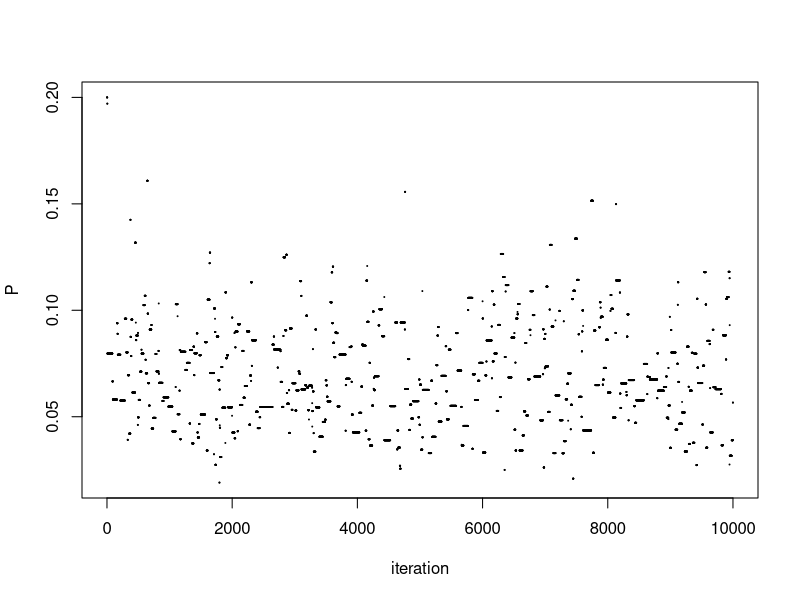
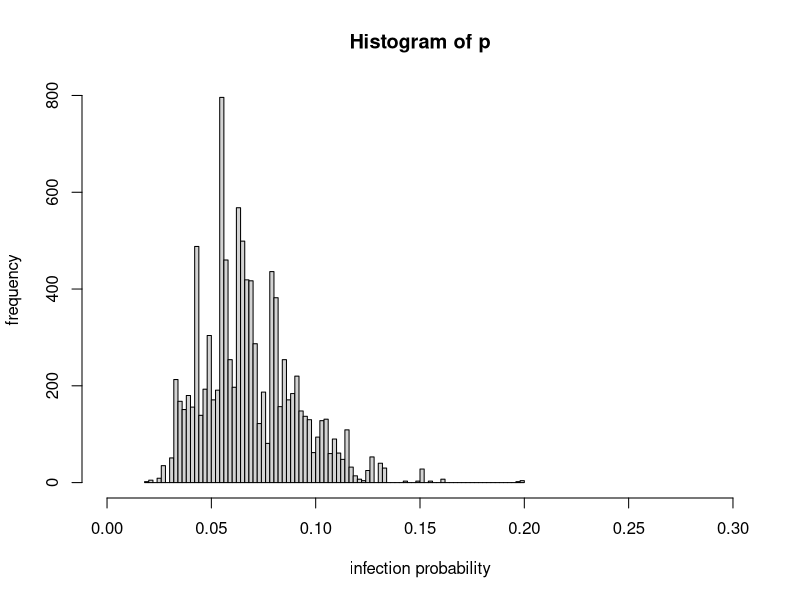
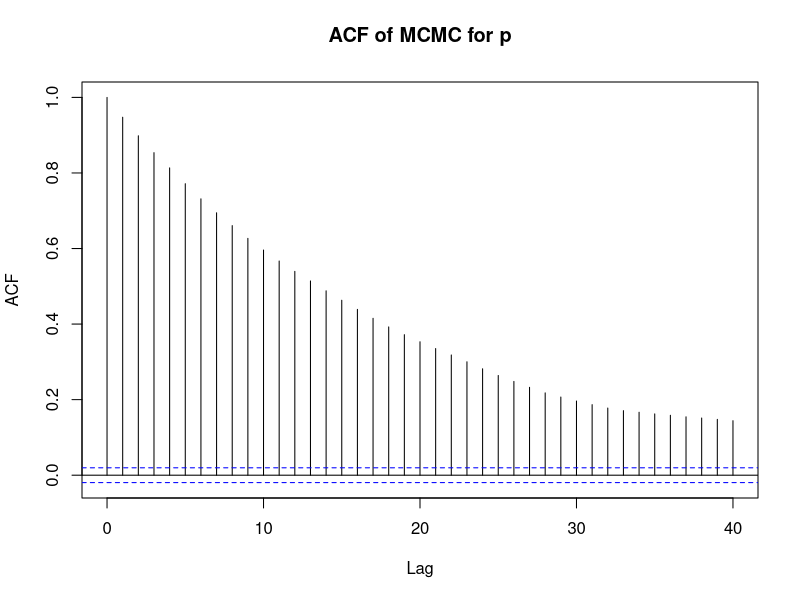

The R script that drew these images, in order:
# data
N <- 50
Z <- 8
m <- 3

# parameter of prior
a <- 2
b <- 3

# number of samples
n.smp <- 10000
P <- rep( 0, n.smp ) # value of the parameter
LL <- rep(0, n.smp ) # loglikelihood

P[1] <- 0.2
pp <- P[1]
LL[1] <- (Z+a-1)*log(pp) + (m*(N-Z) + b - 1)*log(1-pp) + Z*log(m-m*pp+pp*pp)

for ( k in 2:n.smp ){
  pp.new <- rbeta(1,a,b)
  # loglikelihood of proposal
  LL.new <- (Z+a-1)*log(pp.new) + (m*(N-Z) + b - 1)*log(1-pp.new) + Z*log(m-m*pp.new+pp.new*pp.new)
  logprior <- (a-1)*( log(P[k-1]) - log(pp.new) ) + (b-1)*( log(1-P[k-1]) - log(1-pp.new) )
  R <- exp( min(LL.new - LL[k-1] + logprior, 0) ) # ratio
  U <- runif(1) # random uniform
  # move
  if ( U < R ){
    # go to proposal
    P[k] <- pp.new
    LL[k] <- LL.new
  } else {
    # stay where you are
    P[k] <- P[k-1]
    LL[k] <- LL[k-1]
  }
}

# plot Markov chain
plot(P, xlab="iteration", ylab="P",
     pch=20, cex=0.2)

# histogram of sample
hist(P,nclass=100, xlab="infection probability", ylab="frequency",xlim=c(0,0.3),
     main="Histogram of p")

# auto correlation function
acf(P, main="ACF of MCMC for p")